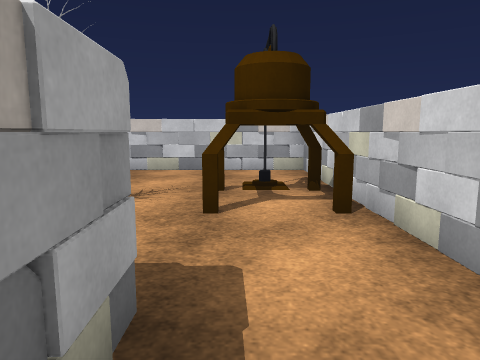
view 1 (above)

18 first-person views from a walk through a 3-D level made in the Unity game engine. The camera is 1.2 m above the floor, tilts 8° down and sees 70° across. The floor is counted in squares, 1 m on a side. Each view is taken from the middle of a square. On the plan, view 1 faces up. The plan holds only what a view shows up to about 14 squares ahead; the rest is blank. The place goes on beyond the plan. The player is left out. Surface patterns are stand-ins for the level's own textures.

view 2
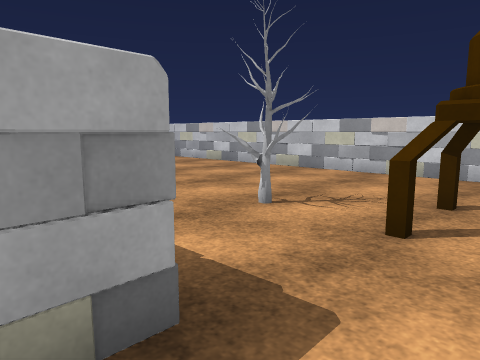

view 3
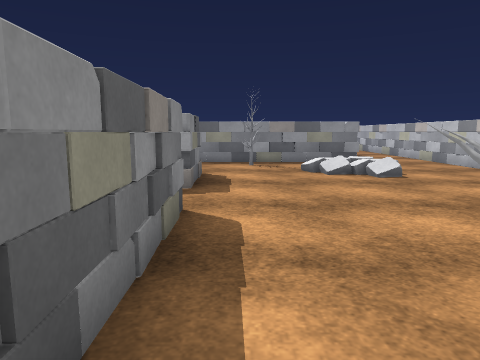

view 4
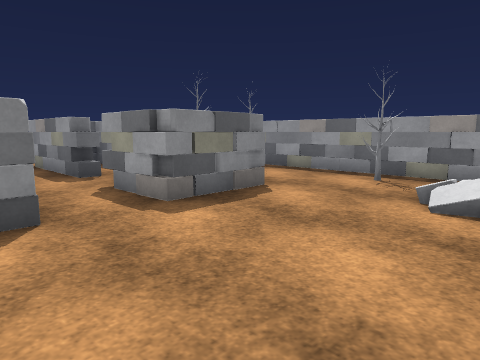

view 5
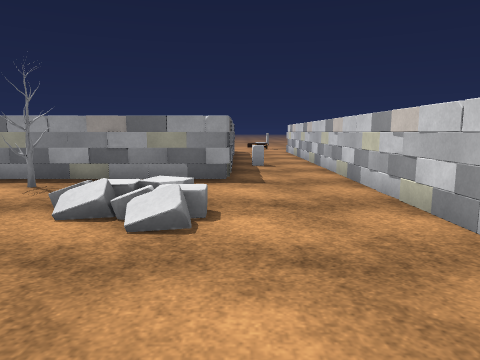

view 6
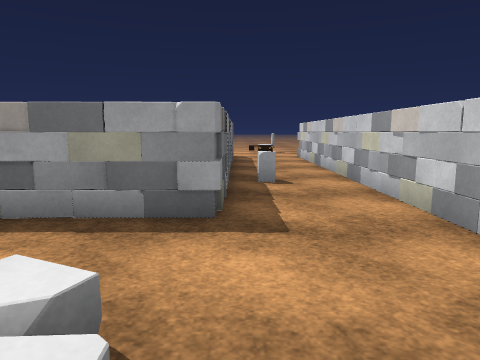

view 7
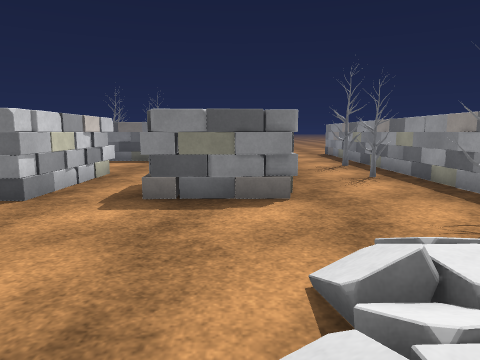

view 8
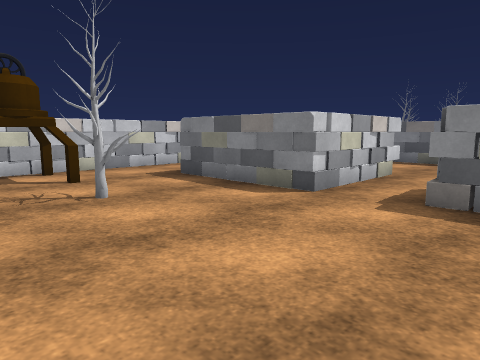

view 9
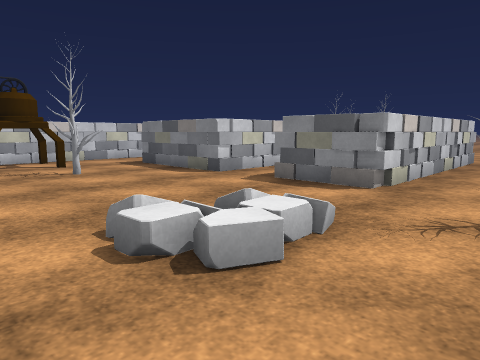

view 10
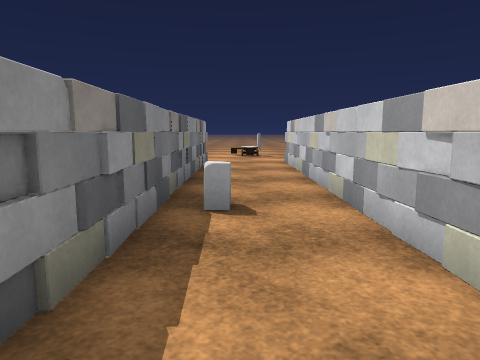

view 11
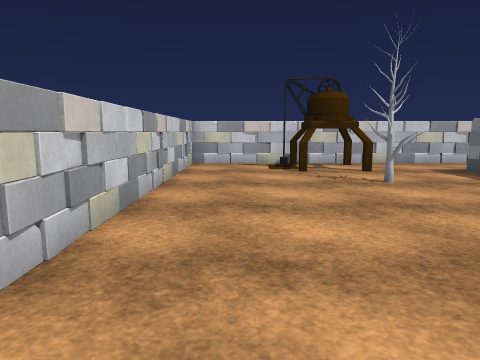

view 12
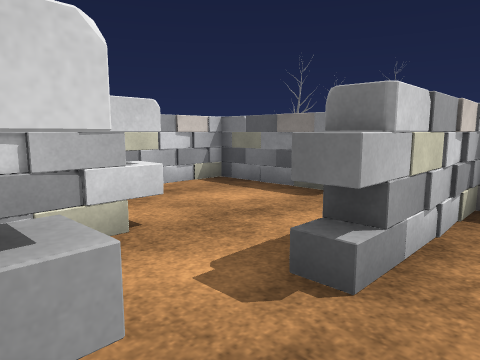

view 13
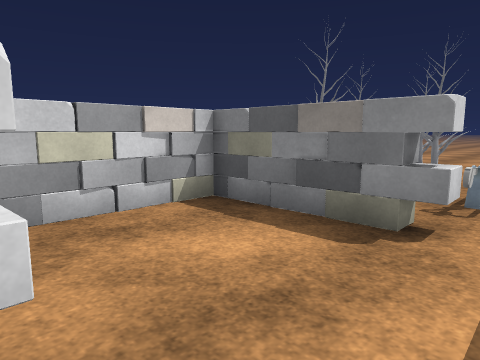

view 14
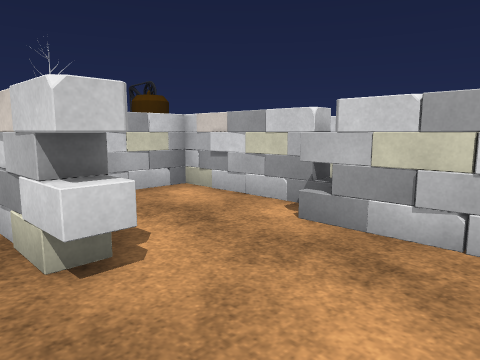

view 15
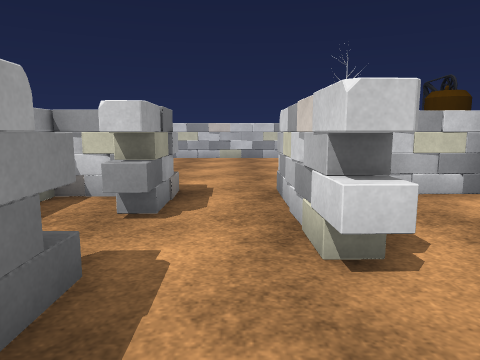

view 16
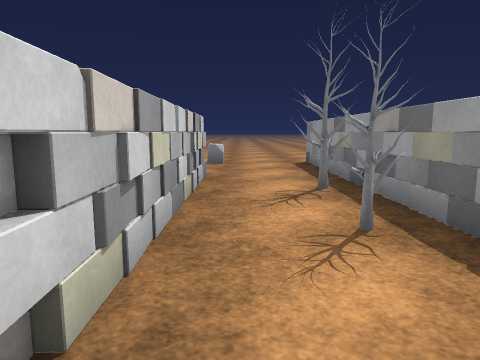

view 17
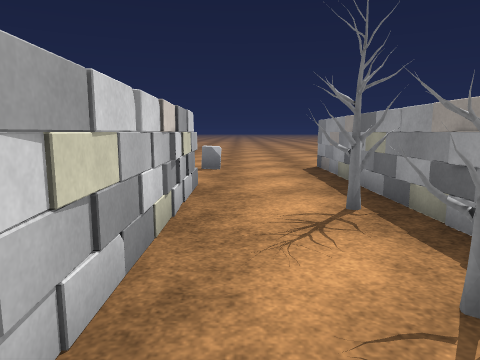

view 18
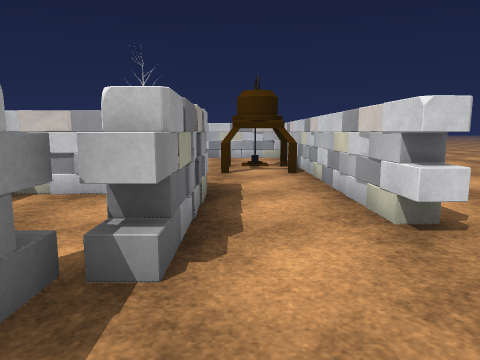

### Floor plan
Points are (right, up) in squares from view 1. A wall is a line through its corners. A room is listed if a view was taken in it or the views show most of it. See-through windows are left out.
Room 1 (views 1, 2, 3, 4, 5, 6, 7, 8, 9, 10, 11, 13, 16, 17)
walls: (-8.3, 1.7) (-8, 2.1); (-9.9, 2) (-7.3, 2.1) (-7.3, -0.5) (-7.8, -0.6); (-9.9, 1.2) (-9.9, 1.8) (-9.5, 2); (-7.2, 0) (-7.9, -0.1); (-10.5, 11.1) (-13.5, 10.9); (-7.9, -2.3) (-7.3, -2.3); (-8, -2.8) (-7.2, -2.8); (-5.2, -2.4) (-5.4, 2.1) (-0.7, 2.1) (-0.5, -2.2); (-13.9, 10.9) (-21.4, 10.4); (-13.7, -3.4) (-13.6, -7.5); (2.1, 8.3) (1.9, 9.9); (2.1, 11) (-22.9, 10.6); (2.2, -1.1) (1.8, 10.8); (-10, -6.8) (-10.1, -4.2); (-9.8, -6.9) (-10.1, 2); (-19.1, 10.9) (-21.4, 10.7); (-22.2, 7.5) (-13.7, 7.8) (-13.5, -7.4); (-22.1, 10.8) (-23.6, 10.8); (-22.5, 10.4) (-23.5, 10.3); (-23.5, 7.6) (-19.3, 7.7)
low walls: (-10.1, 1.8) (-9.5, 1.8); (-5.5, -0.4) (-5.6, 0.7); (-13.8, 1.1) (-13.8, 0.2)
ways out: opening at (-7.5, -1.5) to room 2; opening at (-6, -2) to room 3; opening at (-12, -8) to room 4; opening at (0.5, -2) to room 4
objects: other object (-17, 9); other object (-13, -5) to (-12, -4); other object (-13, -2) to (-12, -1); other object (-13, 3) to (-12, 4); other object (-3, 5) to (-2, 6); machine (0, 5) to (1, 7)
Room 2 (view 12)
walls: (-7.8, -0.6) (-7.9, 2); (-8.1, -3.8) (-7.8, -3.4); (-9.5, -4.9) (-9.4, -6.3); (-8.3, 1.4) (-9.4, 1.4); (-7.9, -6.3) (-7.9, -2.3)
ways out: opening at (-7.5, -1.5) to room 1
Room 3 (views 14, 15)
walls: (-4.5, -1.9) (-5.3, -1.9); (-4.6, -2.4) (-5.2, -2.4); (-2.2, -3.2) (-1.9, -2.8); (-1.2, -2.3) (-1.3, 1.6) (-4.5, 1.5); (-7.3, -2.3) (-7.3, -6.7); (-6, -6.2) (-2.1, -6.1) (-2.1, -2.2)
ways out: opening at (-6, -2) to room 1; gap at (-2, -3) to room 4
Room 4 (view 18)
walls: (-0.6, -1.8) (-1.3, -1.8); (2.7, -0.6) (2, -0.6); (-1.4, -2.3) (-1.4, -3); (-0.5, -2.2) (-1.2, -2.3); (2.7, -1.1) (2.2, -1.1); (-6, -6.8) (-6, -6.2); (-5.5, -6.9) (-5.5, -6.1); (-13.5, -7.4) (-13.5, -10.9); (-13.6, -7.5) (-13.6, -10.4)
low walls: (-5.2, -6.8) (-5.2, -6.1); (-14.4, -10) (-14.4, -10.9)
ways out: opening at (-12, -8) to room 1; opening at (0.5, -2) to room 1; gap at (-2, -3) to room 3
objects: other object (-10, -10); barrier (-7, -10) to (-6, -8); other object (-5, -13) to (-4, -12); other object (-4, -14) to (-3, -13); other object (-4, -9) to (-3, -8); other object (-2, -12) to (-1, -12)

Where each view was taken, in squares from view 1:
view 1: 0 up, 0 right, facing up
view 2: 1 up, 1 right, facing up-left
view 3: 3 up, 0 right, facing left
view 4: 7 up, 4 left, facing down-left
view 5: 8 up, 5 left, facing left
view 6: 8 up, 9 left, facing left
view 7: 8 up, 9 left, facing down
view 8: 8 up, 9 left, facing down-right
view 9: 9 up, 13 left, facing down-right
view 10: 9 up, 12 left, facing left
view 11: 9 up, 11 left, facing right
view 12: 0 up, 9 left, facing down-right
view 13: 2 down, 7 left, facing down-right
view 14: 5 down, 6 left, facing up-right
view 15: 5 down, 6 left, facing up
view 16: 3 up, 11 left, facing down
view 17: 1 up, 11 left, facing down
view 18: 5 down, 0 right, facing up
